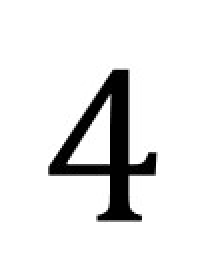
//> input picture 6_휴먼컴퓨터인터페이스_Javascript/블록형계산기/VisualMath/4.jpg, 103 x 137 px (shown 2 times larger)
$ ./HW5_2   (built with g++ and OpenCV 4)
//> lines starting //> are read from the running program, lines starting //| are printed output that depends on the picture
#include <opencv2/core.hpp>
#include <opencv2/imgproc.hpp>
#include <opencv2/features2d.hpp>
#include <opencv2/highgui.hpp>
#include <opencv2/calib3d.hpp>
#include <iostream>
#include <iomanip>

using namespace std;
using namespace cv;

int main(int argc, char** argv)
{
    // 비교할 이미지
    Mat img1 = imread("4.jpg", IMREAD_GRAYSCALE);
//> img1 is the input picture: 137 rows x 103 cols, CV_8UC1; min 0, max 255, mean 231.1
    Mat img2 = imread("3.jpg", IMREAD_GRAYSCALE);
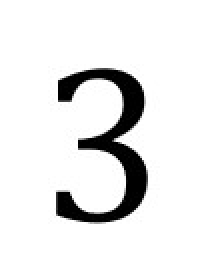
//> input picture 6_휴먼컴퓨터인터페이스_Javascript/블록형계산기/VisualMath/3.jpg, 103 x 137 px (shown 2 times larger)
//> img2 is the input picture: 137 rows x 103 cols, CV_8UC1; min 0, max 255, mean 231.8

    // SIFT 알고리즘에 필요한 변수
    Ptr<SIFT> ext = SIFT::create();
    vector<KeyPoint> kp1, kp2;
    Mat desc1, desc2;

    // SIFT 알고리즘을 통해 특징점과 Descriptor 계산
    // Scale-space Extrema Detection
    // Keypoint Localization
    // Orientation Assignment
    // Keypoint Descriptor
    // 위 네 단계 과정을 수행
    ext->detectAndCompute(img1, Mat(), kp1, desc1);
//> kp1 = 23 keypoints; strongest (x, y, size): (74, 83, 6.1), (59, 104, 9.5), (58, 43, 10.2), (30, 83, 7.7)
    ext->detectAndCompute(img2, Mat(), kp2, desc2);
//> kp2 = 10 keypoints; (x, y, size): (33, 103, 8.1), (33, 44, 7.6), (42, 72, 4.2), (42, 72, 4.2), (50, 52, 12.8), (50, 52, 12.8), (57, 99, 6.4), (41, 101, 5), (42, 44, 4.9), (28, 75, 24.9)

    // Matching에 필요한 변수
    vector< vector<DMatch> > rawMatches;
    vector<Point2f> p1, p2;
    vector<float> distances;

    // 두 이미지에서 추출한 특징점을 비교해 매칭하는 변수
    Ptr<DescriptorMatcher> matcher;

    // 매칭 기법 중 Flann(Fast Library approximate nearest neighbors)을
    // 근간으로 한 알고리즘을 이용
    matcher = DescriptorMatcher::create("FlannBased");

    // 두 Descriptor 중 가장 일치하는 k=2개를 rawMatches에 반환
    // {1순위, 2순위}
    matcher->knnMatch(desc1, desc2, rawMatches, 2);
//> rawMatches = 23 matches

    // 2순위 매칭 결과의 0.75배보다 더 가까운 1순위 값만 사용
    for (size_t i = 0; i < rawMatches.size(); i++)
    {
        const vector<DMatch>& m = rawMatches[i];
        if (m.size() == 2 && m[0].distance < m[1].distance * 0.75)
        {
            // queryIdx, trainIdx : 매칭된 desc1와 desc2의 index
            p1.push_back(kp1[m[0].queryIdx].pt);
            p2.push_back(kp2[m[0].trainIdx].pt);
            distances.push_back(m[0].distance);
        }
    }
//> this loop made 23 passes

    // 한 평면을 다른 평면에 투영시켰을 때
    // 투영된 대응점들 사이의 일정한 변환관계 구하기
    // RANSAC : 무작위로 샘플 데이터를 뽑은 다음 최대로 합의된 것 선택
    vector<uchar> status;
    vector< pair<Point2f, Point2f> > pointPairs;
    Mat H = findHomography(p1, p2, status, RANSAC);
    // RANSAC이 선택한 모델에서 크게 벗어나지 않는 데이터 구별
    int inliers = 0;
    for (size_t i = 0; i < status.size(); i++)
    {
        if (status[i])
        {
            pointPairs.push_back(make_pair(p1[i], p2[i]));
            inliers++;
        }
    }
//> this loop made 5 passes
//> after the loop, pointPairs = 0 items; inliers = 0

    // 출력 이미지 vis 에 두 이미지 나열
    int h1 = img1.size().height;
//> h1 = 137
    int w1 = img1.size().width;
//> w1 = 103
    int h2 = img2.size().height;
//> h2 = 137
    int w2 = img2.size().width;
//> w2 = 103
    Mat vis = Mat::zeros(max(h1, h2), w1 + w2, CV_8U);
    img1.copyTo(Mat(vis, Rect(0, 0, w1, h1)));
    img2.copyTo(Mat(vis, Rect(w1, 0, w2, h2)));
    cvtColor(vis, vis, COLOR_GRAY2BGR);

    // 매칭된 특징점을 그려줄 최대 직선 개수
    int maxlines = 500;
    // 두 특징점에 동그라미를 그리고 두 점을 연결하는 선을 그림
    for (int idx = 0; idx < min(inliers, maxlines); idx++)
    {
        const Point2f& pi1 = pointPairs[idx].first;
        const Point2f& pi2 = pointPairs[idx].second;
        circle(vis, pi1, 2, Scalar(0, 255, 0), -1);
        circle(vis, pi2 + Point2f((float)w1, 0), 2, Scalar(0, 255, 0), -1);
        line(vis, pi1, pi2 + Point2f((float)w1, 0), Scalar(0, 255, 0));
    }
//> this loop made 0 passes
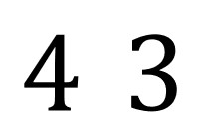
//> vis: 137 rows x 206 cols, CV_8UC3; min 0, max 255, mean 231.4

    imshow("affine find_obj", vis);
    waitKey(0);
    return 0;
}
// 출처 : https://webnautes.tistory.com/1431 (코드 : https://bit.ly/w0810)
